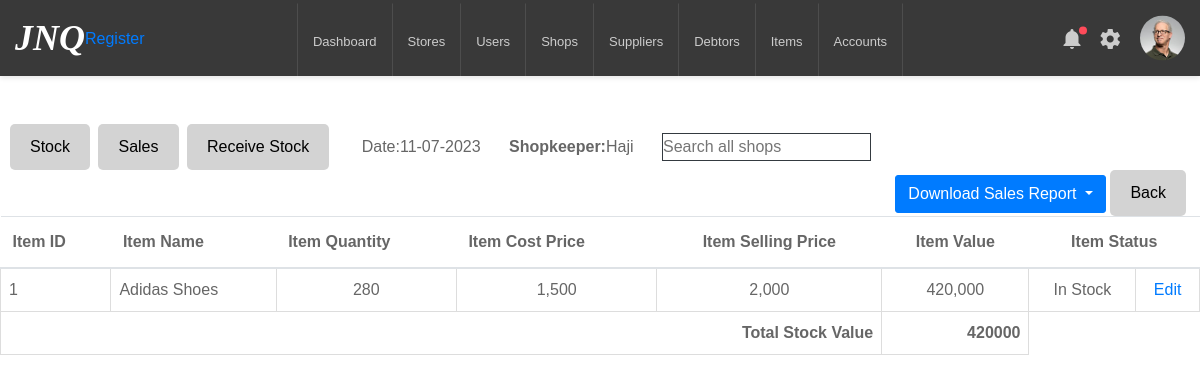
The app's page /view_shops/1 (signed in), older data.
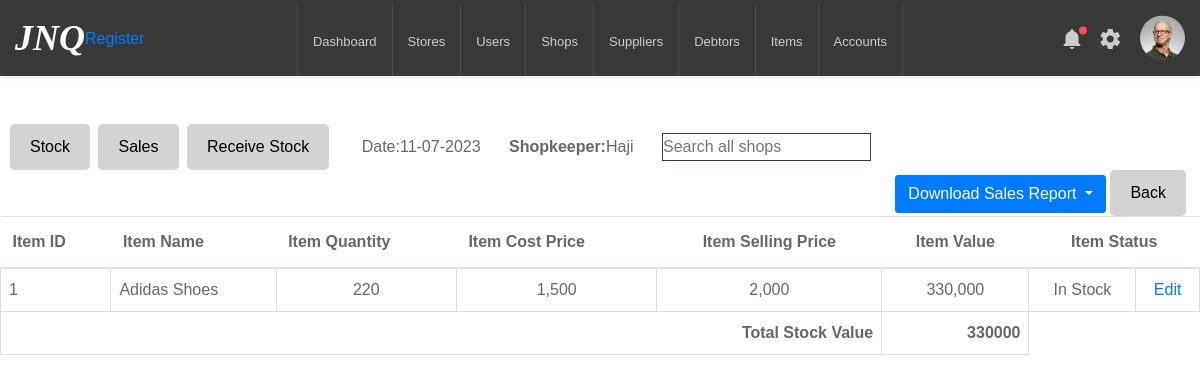
The same page, newer data.
### inventory/models.py (models this page shows)
class ShopItem(db.Model):
    id = db.Column(db.Integer, primary_key=True)
    shop_id = db.Column('shop_id', db.Integer, db.ForeignKey('shop.id'))
    item_id = db.Column('item_id', db.Integer, db.ForeignKey('item.id'))
    item_quantity = db.Column(db.Integer, nullable=False)
    item_value = db.Column(db.Integer, nullable=False)
    item_status = db.Column(db.String(20), nullable=False, default='In Stock')
    date_added = db.Column(db.DateTime, default=datetime.now)
    daily_count = db.relationship('DailyCount', backref='daily_count_item', lazy=True)
    shop = db.relationship('Shop', back_populates='item_association')
    item = db.relationship('Item', back_populates='shops')

class Item(db.Model):
    id = db.Column(db.Integer, primary_key=True)
    item_name = db.Column(db.String(100), nullable=False)
    item_cost_price = db.Column(db.Integer, nullable=False)
    item_selling_price = db.Column(db.Integer, nullable=False)
    date_added = db.Column(db.DateTime, default=datetime.now)
    stores = db.relationship('StoreItem', back_populates='item')
    shops = db.relationship('ShopItem', back_populates='item')

### inventory/routes.py (the view, shortened to what this page needs)
@app.route('/view_shops/<int:shop_id>', methods=['GET'])
def view_shop(shop_id):
    shop = Shop.query.get_or_404(shop_id)
    date = today_date()
    stock_value_list = []
    for product in ShopItem.query.filter_by(shop_id=shop.id).all():
        stock_value_list.append(product.item_value)
    total_stock_value = sum(stock_value_list)
    return render_template('view_shop.html', shop=shop, total_stock_value=total_stock_value, date=date, ShopItem=ShopItem)

### inventory/models.py (called while the page is built)
@login_manager.user_loader
def load_user(user_id):
    return User.query.get(int(user_id))

### inventory/routes.py (called while the page is built)
def today_date():
    date_today = datetime.today().strftime('%d-%m-%Y')
    return date_today

### inventory/templates/view_shop.html (shortened to what this page needs)
{% extends 'layout.html' %}
{% block content %}
    <div class="button-container">
      <a href="{{ url_for('view_shop', shop_id=shop.id)}}" class="button">Stock</a>
      <a href="{{ url_for('stock_sold', shop_id=shop.id)}}" class="button">Sales</a>
      <a href="{{ url_for('stock_received', shop_id=shop.id)}}" class="button">Receive Stock</a>
      <a class="ml-4">Date:{{date}}</a>
      {% if current_user in shop.shopkeepers %}
          <a class="ml-4"><strong>Shopkeeper:</strong>{{current_user.username }}</a>
      {% else %}
          <a class="ml-4"><strong>Shopkeeper:</strong>{{shop.shopkeepers[0].user_details.username }}</a>
      {% endif %}
      <input type="search" id="searchShops" class="inline-search ml-4 border border-dark" placeholder="Search all shops">
      {% if current_user.user_role == 'Admin' %}
          <div class="float-right">
              <button class="btn btn-primary dropdown-toggle" type="button" id="salesDropdown" data-toggle="dropdown" aria-haspopup="true" aria-expanded="false">
                Download Sales Report
              </button>
              <a href="{{ url_for('view_shops')}}" class="button">Back</a>
          </div>
      {% endif %}
    </div>
    <table class="table table-hover table-condensed">
      <thead>
        <tr>
          <th>Item ID</th>
          <th>Item Name</th>
          {% if current_user.user_role=='Admin' %}
            <th>Item Quantity</th>
            <th>Item Cost Price</th>
          {% endif %}
          <th class="text-center">Item Selling Price</th>
          {% if current_user.user_role=='Admin' %}
            <th class="text-center">Item Value</th>
          {% endif %}
          <th colspan="2" class="text-center">Item Status</th>
        </tr>
      </thead>
      <tbody>
        {% for product in ShopItem.query.filter_by(shop_id=shop.id).all() %}
          <tr>
              <td>{{ product.id }}</td>
              <td>{{ product.item.item_name }}</td>
              {% if current_user.user_role=='Admin' %}
                <td class="text-center">{{ "{:,}".format(product.item_quantity) }}</td>
                <td class="text-center">{{ "{:,}".format(product.item.item_cost_price) }}</td>
              {% endif %}
              <td class="text-center">{{ "{:,}".format(product.item.item_selling_price) }}</td>
              {% if current_user.user_role=='Admin' %}
                <td class="text-center">{{ "{:,}".format(product.item_value) }}</td>
              {% endif %}
              <td class="text-center">{{ product.item_status }}</td>
              {% if current_user.user_role=='Admin' %}
                <td class="text-center"><a href="{{ url_for ('edit_shop_stock', stock_id=product.id) }}">Edit</a></td>
              {% endif %}
          </tr>
        {% endfor %}
          <tr>
              {% if current_user.user_role=='Admin' %}
                  <td colspan="5" class="text-right"><strong>Total Stock Value</strong></td>
                  <td class="text-right"><strong>{{total_stock_value}}</strong></td>
              {% endif %}
          </tr>
      </tbody>
    </table>
{% endblock content%}

Row changes from the older to the newer data that the page shows:
changed ShopItem "In Stock": item_quantity "280" → "220"; item_value "420,000" → "330,000"
Text that changed along with them:
{{ total_stock_value }}: "420000" → "330000"
